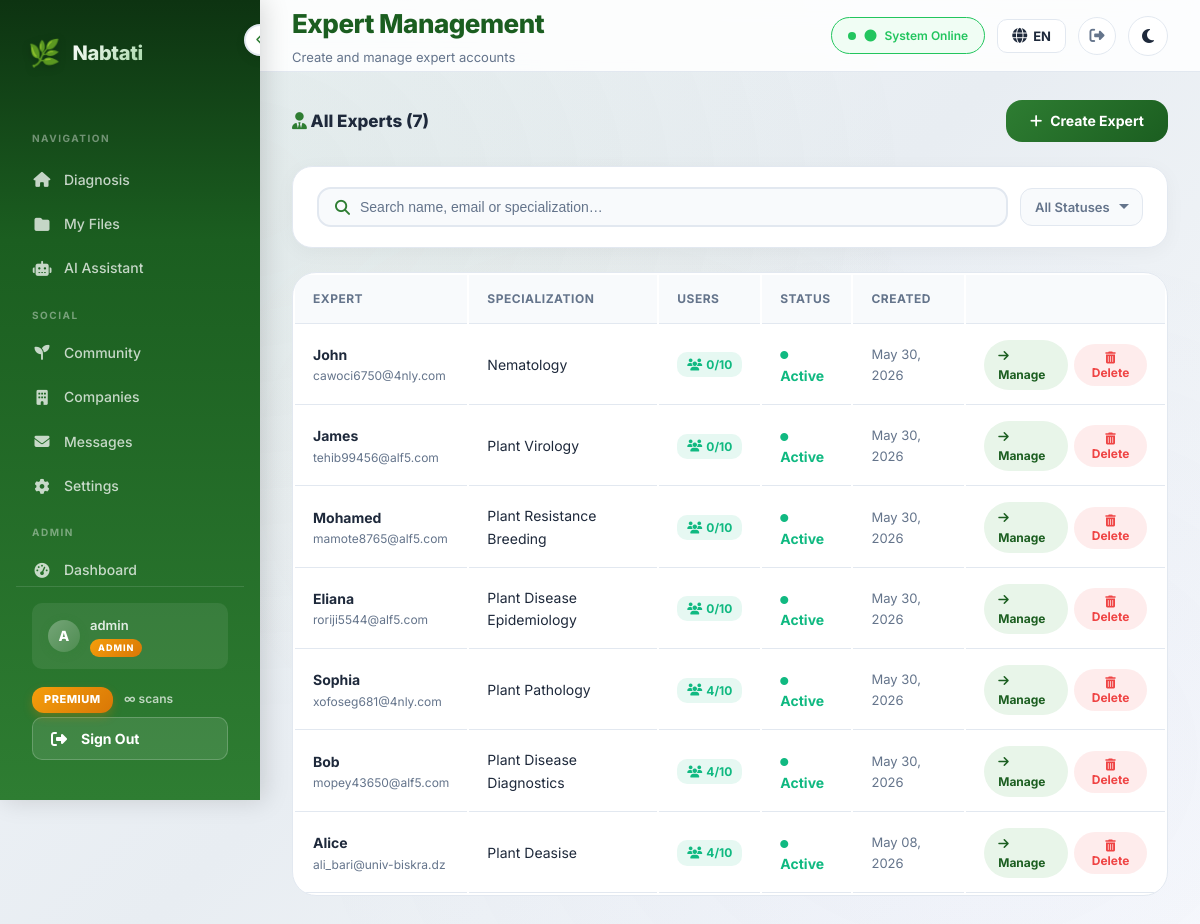
The app's page /manager/experts/ (signed in) with its own data.
### analysis/models.py (models this page shows, shortened)
class CustomUser(AbstractUser):
    email = models.EmailField(unique=True)
    email_verified = models.BooleanField(default=False)
    birth_date = models.DateField(null=True, blank=True)
    PURPOSE_CHOICES = [
        ("farmer", "Farmer"),
        ("company", "Company"),
        ("other", "Other"),
    ]
    purpose = models.CharField(
        max_length=20,
        choices=PURPOSE_CHOICES,
        default="other",
    )
    user_code = models.CharField(
        max_length=6,
        unique=True,
        default=generate_user_code,
    )
    avatar = models.ImageField(upload_to="avatars/", null=True, blank=True)
    bio = models.TextField(max_length=500, blank=True)
    location = models.CharField(max_length=100, blank=True)
    crops_of_interest = models.JSONField(default=list, blank=True)
    role = models.CharField(
        max_length=10,
        choices=ROLE_CHOICES,
        default="user",
    )
    plan_type = models.CharField(
        max_length=10,
        choices=PLAN_CHOICES,
        default="free",
    )
    subscription_start = models.DateTimeField(null=True, blank=True)
    subscription_end = models.DateTimeField(null=True, blank=True)
    daily_scan_count = models.PositiveIntegerField(default=0)
    last_scan_date = models.DateField(null=True, blank=True)
    total_scans_count = models.PositiveIntegerField(default=0)
    class Meta:
        verbose_name = "User"
        verbose_name_plural = "Users"
    def get_display_name(self):
        if self.role == "company":
            try:
                return self.company_profile.company_name
            except Exception:
                return self.get_full_name() or self.username
        return self.get_full_name() or self.username
    @property
    def is_expert(self):
        return self.role == "expert"
    @property
    def is_admin_role(self):
        return self.role == "admin" or self.is_staff
    @property
    def effective_plan_type(self):
        if self.is_staff:
            return "premium"
        return self.plan_type
    @property
    def plan_config(self):
        return PLAN_CONFIG.get(self.effective_plan_type, PLAN_CONFIG["free"])
    def get_daily_limit(self):
        return self.plan_config["daily_limit"]
    def remaining_scans_today(self):
        from django.utils import timezone as tz
        self._reset_daily_count_if_needed(tz.localdate())
        limit = self.get_daily_limit()
        if limit is None:
            return None
        return max(0, limit - self.daily_scan_count)
    def can_use_chat(self):
        if self.is_staff:
            return True
        return self.plan_type == "premium"
    def check_and_expire_subscription(self):
        if self.is_staff:
            return False  # Staff never expire
    def _reset_daily_count_if_needed(self, today):
        if self.last_scan_date != today:
            self.daily_scan_count = 0
            self.last_scan_date = today
            self.save(update_fields=["daily_scan_count", "last_scan_date"])

### experts/models.py (models this page shows, shortened)
class ExpertProfile(models.Model):
    user = models.OneToOneField(
        settings.AUTH_USER_MODEL,
        on_delete=models.CASCADE,
        related_name="expert_profile",
    )
    specialization = models.CharField(max_length=200)
    title = models.CharField(max_length=100, blank=True, help_text="e.g. Senior Plant Pathologist")
    bio = models.TextField(blank=True)
    avatar = models.ImageField(upload_to="experts/avatars/", null=True, blank=True)
    skills = models.JSONField(default=list, blank=True, help_text="List of skill tags")
    linkedin_url = models.URLField(max_length=300, blank=True)
    website_url = models.URLField(max_length=300, blank=True)
    is_active = models.BooleanField(default=True)
    created_at = models.DateTimeField(auto_now_add=True)
    class Meta:
        verbose_name = "Expert Profile"
        verbose_name_plural = "Expert Profiles"
    @property
    def assigned_users_count(self):
        return self.user.user_relations.count()
    @property
    def can_accept_users(self):
        return self.assigned_users_count < 10

### manager/views.py (the view)
# urls.py: path("experts/", views.admin_experts_list, name="experts_list"),
@staff_required
def admin_experts_list(request):
    from experts.models import ExpertProfile
    experts = ExpertProfile.objects.select_related("user").order_by("-created_at")
    expert_data = []
    for profile in experts:
        expert_data.append({
            "profile": profile,
            "user": profile.user,
            "user_count": profile.assigned_users_count,
            "can_accept": profile.can_accept_users,
        })
    context = {"experts": expert_data}
    return render(request, "manager/experts.html", context)

### manager/templates/manager/experts.html (shortened to what this page needs)
{% extends "analysis/base.html" %}
{% load static %}
{% load i18n %}
{% block header_title %}{% trans "Expert Management" %}{% endblock %}
{% block header_subtitle %}{% trans "Create and manage expert accounts" %}{% endblock %}
{% block content %}
<div class="experts-page">
    <div class="top-bar">
        <h3 style="font-size: 17px; font-weight: 800; color: var(--text-main);">
            <i class="fas fa-user-tie" style="color: var(--primary);"></i>
            {% trans "All Experts" %} <span id="expertCount">({{ experts|length }})</span>
        </h3>
        <a href="{% url 'manager:create_expert' %}" class="create-btn">
            <i class="fas fa-plus"></i> {% trans "Create Expert" %}
        </a>
    </div>
    <div class="search-card-pro">
        <div class="search-row-pro">
            <div class="search-input-pro">
                <i class="fas fa-magnifying-glass"></i>
                <input type="text" id="expertSearch"
                       placeholder="{% trans 'Search name, email or specialization…' %}"
                       autocomplete="off" oninput="filterExperts()">
            </div>
            <select class="filter-pill-pro" id="statusFilter" onchange="filterExperts()">
                <option value="">{% trans "All Statuses" %}</option>
            </select>
        </div>
    </div>
     {% if experts %}
    <table class="expert-table" id="expertsTable">
        <thead>
            <tr>
                <th>{% trans "Expert" %}</th>
                <th>{% trans "Specialization" %}</th>
                <th>{% trans "Users" %}</th>
                <th>{% trans "Status" %}</th>
                <th>{% trans "Created" %}</th>
                <th></th>
            </tr>
        </thead>
        <tbody id="expertsBody">
            {% for item in experts %}
            <tr class="expert-row"
                data-name="{{ item.user.get_full_name|default:item.user.username|lower }}"
                data-email="{{ item.user.email|lower }}"
                data-spec="{{ item.profile.specialization|lower }}"
                data-status="{% if item.profile.is_active %}active{% else %}inactive{% endif %}">
                <td>
                    <strong>{{ item.user.get_full_name|default:item.user.username }}</strong>
                    <div style="font-size: 12px; color: var(--text-muted);">{{ item.user.email }}</div>
                </td>
                <td>{{ item.profile.specialization }}</td>
                <td>
                    <span class="count-badge {% if item.can_accept %}ok{% else %}full{% endif %}">
                        <i class="fas fa-users"></i> {{ item.user_count }}/10
                    </span>
                </td>
                <td>
                    {% if item.profile.is_active %}
                    <span class="status-active"><i class="fas fa-circle" style="font-size: 8px;"></i> {% trans "Active" %}</span>
                    {% else %}
                    <span class="status-inactive"><i class="fas fa-circle" style="font-size: 8px;"></i> {% trans "Inactive" %}</span>
                    {% endif %}
                </td>
                <td style="font-size: 13px; color: var(--text-muted);">{{ item.profile.created_at|date:"M d, Y" }}</td>
                <td>
                    <div class="action-cell">
                        <a href="{% url 'manager:expert_detail' item.user.id %}" class="detail-link"><i class="fas fa-arrow-right"></i> {% trans "Manage" %}</a>
                        <form method="POST" action="{% url 'manager:delete_expert' item.user.id %}" style="margin:0;"
                              onsubmit="return confirm('&#9888;&#65039; Permanently delete expert {{ item.user.username }}? All data will be lost. This CANNOT be undone.')">
                            <button type="submit" class="delete-link"><i class="fas fa-trash-alt"></i> {% trans "Delete" %}</button>
                        </form>
                    </div>
                </td>
            </tr>
            {% endfor %}
        </tbody>
    </table>
    {% endif %}
</div>
{% endblock %}

### analysis/templates/analysis/base.html (shortened to what this page needs)
{% load static %}
{% load i18n %}
<!DOCTYPE html>
<html lang="{{ LANGUAGE_CODE }}" dir="{% if LANGUAGE_CODE == 'ar' %}rtl{% else %}ltr{% endif %}" data-theme="light">
<head>
    <link href="https://cdnjs.cloudflare.com/ajax/libs/font-awesome/6.4.0/css/all.min.css" rel="stylesheet">
    <link rel="stylesheet" href="{% static 'css/style.css' %}">
    <link rel="stylesheet" href="{% static 'css/mobile.css' %}">
</head>
<body>
    <aside class="sidebar" id="sidebar" role="navigation" aria-label="{% trans 'Main navigation' %}" style="display:flex;flex-direction:column;">
        <button class="toggle-btn" onclick="toggleSidebar()" aria-label="{% trans 'Toggle sidebar' %}" aria-expanded="true">
            <i class="fas fa-chevron-left"></i>
        </button>
        <div class="logo">
            <span class="logo-icon">🌿</span>
            <span class="logo-text">Nabtati</span>
        </div>
        <div class="nav-section-label">{% trans "Navigation" %}</div>
        <div style="flex:1;overflow-y:auto;">
        <nav>
            <a href="{% url 'home' %}" class="nav {% block nav_home %}{% endblock %}" {% block nav_home_aria %}{% endblock %}>
                <i class="fas fa-home"></i>
                <span class="nav-text">{% trans "Diagnosis" %}</span>
            </a>
            <a href="{% url 'my_files' %}" class="nav {% block nav_files %}{% endblock %}" {% block nav_files_aria %}{% endblock %}>
                <i class="fas fa-folder"></i>
                <span class="nav-text">{% trans "My Files" %}</span>
            </a>
            <a href="{% url 'assistant' %}" class="nav {% block nav_assistant %}{% endblock %}" {% block nav_assistant_aria %}{% endblock %}>
                <i class="fas fa-robot"></i>
                <span class="nav-text">{% trans "AI Assistant" %}</span>
            </a>
            <div class="nav-section-label">{% trans "Social" %}</div>
            <a href="{% url 'community:feed' %}" class="nav {% block nav_community %}{% endblock %}">
                <i class="fas fa-seedling"></i>
                <span class="nav-text">{% trans "Community" %}</span>
            </a>
            <a href="{% url 'companies:directory' %}" class="nav {% block nav_companies %}{% endblock %}">
                <i class="fas fa-building"></i>
                <span class="nav-text">{% trans "Companies" %}</span>
            </a>
            <a href="{% url 'companies:user_messages' %}" class="nav {% block nav_user_messages %}{% endblock %}">
                <i class="fas fa-envelope"></i>
                <span class="nav-text">{% trans "Messages" %}</span>
            </a>
            <a href="{% url 'settings' %}" class="nav {% block nav_settings %}{% endblock %}">
                <i class="fas fa-cog"></i>
                <span class="nav-text">{% trans "Settings" %}</span>
            </a>
        </nav>
        {% if user.is_staff %}
        <div class="nav-section-label">{% trans "Admin" %}</div>
        <nav>
            <a href="{% url 'manager:dashboard' %}" class="nav {% block nav_admin_dashboard %}{% endblock %}">
                <i class="fas fa-gauge-high"></i>
                <span class="nav-text">{% trans "Dashboard" %}</span>
            </a>
        </nav>
        {% endif %}
        </div>
        <div class="sidebar-footer">
            {% if user.is_authenticated %}
            <div class="user-info">
                <div class="user-avatar">{{ user.username|make_list|first|upper }}</div>
                <span class="nav-text user-name">
                    {{ user.get_display_name }}
                    {% if user.is_staff %}
                    <span class="admin-badge-sm">{% trans "ADMIN" %}</span>
                    {% endif %}
                </span>
            </div>
            <div class="nav-text plan-info-sidebar" style="padding: 10px 0 4px 0; font-size: 12px;">
                <span class="plan-badge plan-badge-{{ plan_type }}" style="
                    display: inline-block;
                    padding: 4px 12px;
                    border-radius: 12px;
                    font-size: 11px;
                    font-weight: 800;
                    letter-spacing: 0.5px;
                    text-transform: uppercase;
                    {% if plan_type == 'premium' %}
                        background: linear-gradient(135deg, #f59e0b, #d97706);
                        color: #fff;
                        box-shadow: 0 4px 10px rgba(217, 119, 6, 0.3);
                    {% elif plan_type == 'basic' %}
                        background: linear-gradient(135deg, #6366f1, #4f46e5);
                        color: #fff;
                        box-shadow: 0 4px 10px rgba(79, 70, 229, 0.3);
                    {% else %}
                        background: #fff;
                        color: var(--primary);
                        box-shadow: 0 4px 10px rgba(0,0,0,0.1);
                    {% endif %}
                ">{{ plan_label }}</span>
                {% if daily_limit is not None %}
                <span style="color: rgba(255,255,255,0.7); margin-left: 8px; font-weight: 600;">
                    {{ remaining_scans }}/{{ daily_limit }} {% trans "scans" %}
                </span>
                {% else %}
                <span style="color: rgba(255,255,255,0.7); margin-left: 8px; font-weight: 600;">
                    ∞ {% trans "scans" %}
                </span>
                {% endif %}
            </div>
            <button class="sidebar-logout-btn" onclick="confirmLogout()" data-logout-url="{% url 'logout' %}">
                <i class="fas fa-right-from-bracket"></i>
                <span class="nav-text">{% trans "Sign Out" %}</span>
            </button>
            {% else %}
            <a href="{% url 'login' %}" class="nav">
                <i class="fas fa-sign-in-alt"></i>
                <span class="nav-text">{% trans "Login" %}</span>
            </a>
            {% endif %}
        </div>
    </aside>
    <div class="main-wrapper">
        <header class="header desktop-header">
            <div>
                <h1 class="header-title">{% block header_title %}Nabtati{% endblock %}</h1>
                <p class="header-subtitle">{% block header_subtitle %}{% endblock %}</p>
            </div>
            <div class="header-actions">
                {% block header_actions %}
                <span class="status-badge" role="status" aria-live="polite">
                    <i class="fas fa-circle"></i> {% trans "System Online" %}
                </span>
                {% endblock %}
                <div class="lang-switcher" id="langSwitcher">
                    <button class="lang-btn" id="langToggle" type="button" aria-label="{% trans 'Change language' %}">
                        <i class="fas fa-globe"></i>
                        <span>{{ LANGUAGE_CODE|upper }}</span>
                    </button>
                </div>
                {% if user.is_authenticated %}
                <button class="header-logout-btn" onclick="confirmLogout()" data-logout-url="{% url 'logout' %}" title="{% trans 'Sign Out' %}">
                    <i class="fas fa-right-from-bracket"></i>
                </button>
                {% endif %}
                <button class="theme-toggle desktop-theme-toggle" onclick="toggleTheme()" aria-label="{% trans 'Toggle dark mode' %}">
                    <i class="fas fa-moon" id="theme-icon"></i>
                </button>
            </div>
        </header>
        <main class="content" id="main-content">
            {% block content %}{% endblock %}
        </main>
    </div>
</body>
</html>

### records on screen
CustomUser: username|make_list "A", get_display_name "admin"
ExpertProfile: user.get_full_name "John", user.email "cawoci6750@4nly.com", profile.specialization "Nematology", user_count "0", profile.created_at "May 30, 2026"
ExpertProfile: user.get_full_name "James", user.email "tehib99456@alf5.com", profile.specialization "Plant Virology", user_count "0", profile.created_at "May 30, 2026"
ExpertProfile: user.get_full_name "Mohamed", user.email "mamote8765@alf5.com", profile.specialization "Plant Resistance Breeding", user_count "0", profile.created_at "May 30, 2026"
ExpertProfile: user.get_full_name "Eliana", user.email "roriji5544@alf5.com", profile.specialization "Plant Disease Epidemiology", user_count "0", profile.created_at "May 30, 2026"
ExpertProfile: user.get_full_name "Sophia", user.email "xofoseg681@4nly.com", profile.specialization "Plant Pathology", user_count "4", profile.created_at "May 30, 2026"
ExpertProfile: user.get_full_name "Bob", user.email "mopey43650@alf5.com", profile.specialization "Plant Disease Diagnostics", user_count "4", profile.created_at "May 30, 2026"
ExpertProfile: user.get_full_name "Alice", user.email "ali_bari@univ-biskra.dz", profile.specialization "Plant Deasise", user_count "4", profile.created_at "May 08, 2026"

### other values on screen
{{ plan_label }} "PREMIUM"
{{ LANGUAGE_CODE|upper }} "EN"
{{ experts|length }} "7"
